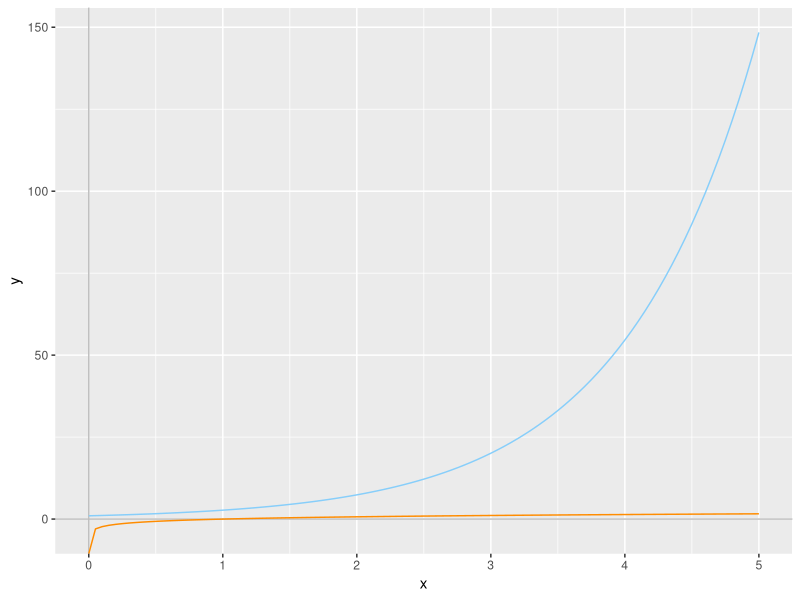
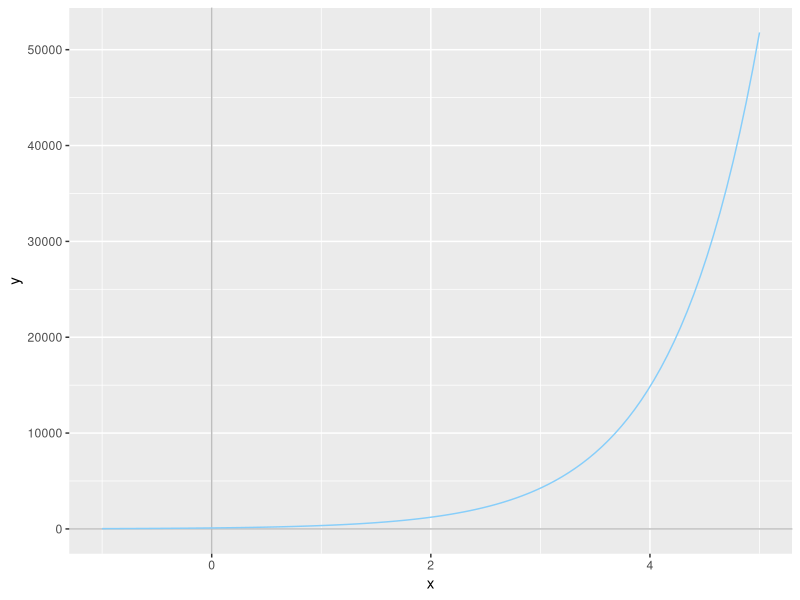
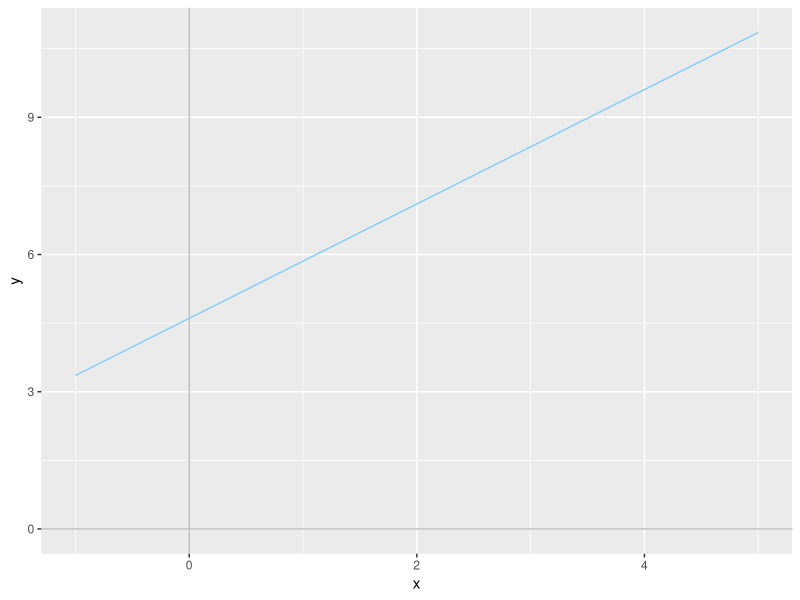

Reproduce these figures in R, in order.
## ---- chunk 1
#| label: r-setup
#| echo: false
#| warning: false
#| message: false
#| cache: true
options(htmltools.dir.version = FALSE)
library(tidyverse)

base_axes <- function(a, b) {
  # shorthand to set up Cartesian axes over a < x < b 
  ggplot(data.frame(x=c(a, b)), aes(x=x)) +
  # add axis lines to help guide plots
  geom_vline(xintercept=0, colour="grey") +
  geom_hline(yintercept=0, colour="grey")
}
## ---- chunk 2
log(1000)
## ---- chunk 3
log(2.7)
## ---- chunk 4
#| label: log-exp-plot
#| echo: false
#| out-width: 60%
#| fig-align: 'center'
#| fig-format: svg
#| fig-alt: "Plot of exp(x) and log(x) on Cartesian axes."
#| fig-width: 4
#| fig-height: 2
#| cache: true
base_axes(0, 5) +
  stat_function(fun=function(x){exp(x)}, colour="lightskyblue") +
  stat_function(fun=function(x){log(x)}, colour="darkorange")
## ---- chunk 5
#| label: continuous-interest
#| echo: false
#| out-width: 60%
#| fig-align: 'center'
#| fig-format: svg
#| fig-alt: "Plot of P(t) on Cartesian axes."
#| fig-width: 4
#| fig-height: 2
#| cache: true
base_axes(-1, 5) +
  stat_function(fun=function(x){100*exp(1.25*x)}, colour="lightskyblue")
## ---- chunk 6
#| label: continuous-interest
#| echo: false
#| out-width: 60%
#| fig-align: 'center'
#| fig-format: svg
#| fig-alt: "Plot of ln(P(t)) on Cartesian axes."
#| fig-width: 4
#| fig-height: 2
#| cache: true
base_axes(-1, 5) +
  stat_function(fun=function(x){log(100) + 1.25*x}, colour="lightskyblue")
